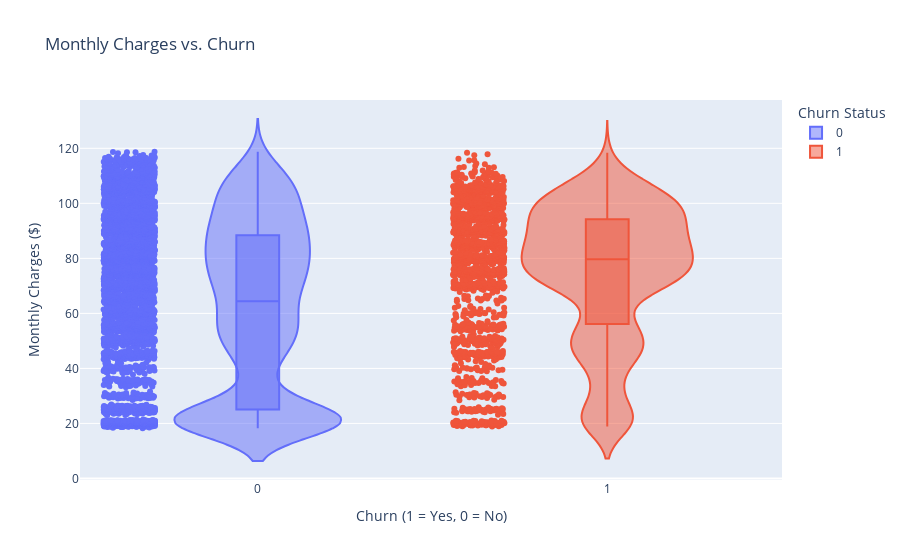

Notebook code for this chart:
### Markdown cell above
This bar plot shows the number of customers who churned (1) and did not churn (0) based on contract type.

1. For one-year contracts, there is a substantial amount of churn, with a noticeable number of customers who left.

2. For two-year contracts, churn is much lower. The number of churners in two-year contracts is significantly smaller compared to one-year contracts.

3. This suggests that customers with longer contract commitments (like two-year contracts) are less likely to churn compared to those with shorter commitments.

### Code cell
#This plot helps to see if customers who spend less per month are more likely to churn. 
# We can also observe any skew or variability in spending between churned and retained customers.
# Interactive violin plot for monthly charges by churn status
fig = px.violin(numeric_df, x="Churn", y="MonthlyCharges", box=True, points="all",
                title="Monthly Charges vs. Churn",
                labels={"MonthlyCharges": "Monthly Spending ($)", "Churn": "Churn Status"},
                color="Churn")
fig.update_layout(xaxis_title="Churn (1 = Yes, 0 = No)", yaxis_title="Monthly Charges ($)")
fig.show()

### Figure 1 — Plotly figure (JSON) as saved in the notebook; plotly's stock layout.template omitted (floating-point values rounded to 4 significant figures; data arrays with more than 128 entries replaced by an {"elided": "..."} marker saying what was removed)
{"data": [{"alignmentgroup": "True", "box": {"visible": true}, "hovertemplate": "Churn Status=%{x}<br>Monthly Spending ($)=%{y}<extra></extra>", "legendgroup": "0", "marker": {"color": "#636efa"}, "name": "0", "offsetgroup": "0", "orientation": "v", "points": "all", "scalegroup": "True", "showlegend": true, "type": "violin", "x": {"elided": "5174 int values"}, "x0": " ", "xaxis": "x", "y": {"elided": "5174 float values"}, "y0": " ", "yaxis": "y"}, {"alignmentgroup": "True", "box": {"visible": true}, "hovertemplate": "Churn Status=%{x}<br>Monthly Spending ($)=%{y}<extra></extra>", "legendgroup": "1", "marker": {"color": "#EF553B"}, "name": "1", "offsetgroup": "1", "orientation": "v", "points": "all", "scalegroup": "True", "showlegend": true, "type": "violin", "x": {"elided": "1869 int values"}, "x0": " ", "xaxis": "x", "y": {"elided": "1869 float values"}, "y0": " ", "yaxis": "y"}], "layout": {"legend": {"title": {"text": "Churn Status"}, "tracegroupgap": 0}, "title": {"text": "Monthly Charges vs. Churn"}, "violinmode": "overlay", "xaxis": {"anchor": "y", "categoryarray": [0, 1], "categoryorder": "array", "domain": [0, 1], "title": {"text": "Churn (1 = Yes, 0 = No)"}}, "yaxis": {"anchor": "x", "domain": [0, 1], "title": {"text": "Monthly Charges ($)"}}}}
